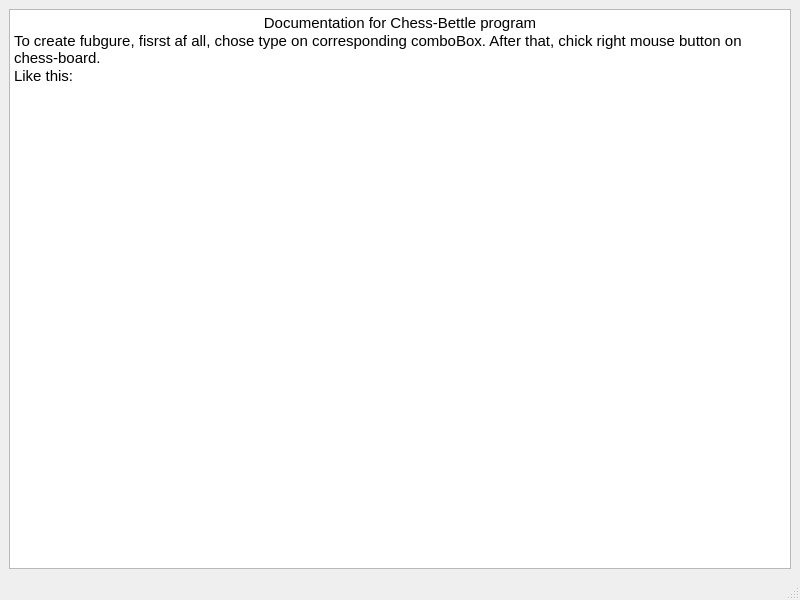
<?xml version="1.0" encoding="UTF-8"?>
<ui version="4.0">
 <class>Documentation</class>
 <widget class="QMainWindow" name="Documentation">
  <property name="geometry">
   <rect>
    <x>0</x>
    <y>0</y>
    <width>800</width>
    <height>600</height>
   </rect>
  </property>
  <property name="windowTitle">
   <string>Documentation</string>
  </property>
  <property name="windowIcon">
   <iconset resource="resourse.qrc">
    <normaloff>:/icons/icons/documentation.ico</normaloff>:/icons/icons/documentation.ico</iconset>
  </property>
  <widget class="QWidget" name="centralwidget">
   <layout class="QHBoxLayout" name="horizontalLayout">
    <item>
     <widget class="QTextBrowser" name="textBrowser">
      <property name="html">
       <string>&lt;!DOCTYPE HTML PUBLIC &quot;-//W3C//DTD HTML 4.0//EN&quot; &quot;http://www.w3.org/TR/REC-html40/strict.dtd&quot;&gt;
&lt;html&gt;&lt;head&gt;&lt;meta name=&quot;qrichtext&quot; content=&quot;1&quot; /&gt;&lt;style type=&quot;text/css&quot;&gt;
p, li { white-space: pre-wrap; }
&lt;/style&gt;&lt;/head&gt;&lt;body style=&quot; font-family:'Ubuntu'; font-size:11pt; font-weight:400; font-style:normal;&quot;&gt;
&lt;p align=&quot;center&quot; style=&quot; margin-top:0px; margin-bottom:0px; margin-left:0px; margin-right:0px; -qt-block-indent:0; text-indent:0px;&quot;&gt;Documentation for Chess-Bettle program&lt;/p&gt;
&lt;p style=&quot; margin-top:0px; margin-bottom:0px; margin-left:0px; margin-right:0px; -qt-block-indent:0; text-indent:0px;&quot;&gt;To create fubgure, fisrst af all, chose type on corresponding comboBox. After that, chick right mouse button on chess-board.&lt;/p&gt;
&lt;p style=&quot; margin-top:0px; margin-bottom:0px; margin-left:0px; margin-right:0px; -qt-block-indent:0; text-indent:0px;&quot;&gt;Like this:&lt;/p&gt;
&lt;p style=&quot;-qt-paragraph-type:empty; margin-top:0px; margin-bottom:0px; margin-left:0px; margin-right:0px; -qt-block-indent:0; text-indent:0px;&quot;&gt;&lt;br /&gt;&lt;/p&gt;&lt;/body&gt;&lt;/html&gt;</string>
      </property>
     </widget>
    </item>
   </layout>
  </widget>
  <widget class="QMenuBar" name="menubar">
   <property name="geometry">
    <rect>
     <x>0</x>
     <y>0</y>
     <width>800</width>
     <height>23</height>
    </rect>
   </property>
  </widget>
  <widget class="QStatusBar" name="statusbar"/>
 </widget>
 <resources>
  <include location="resourse.qrc"/>
 </resources>
 <connections/>
</ui>
